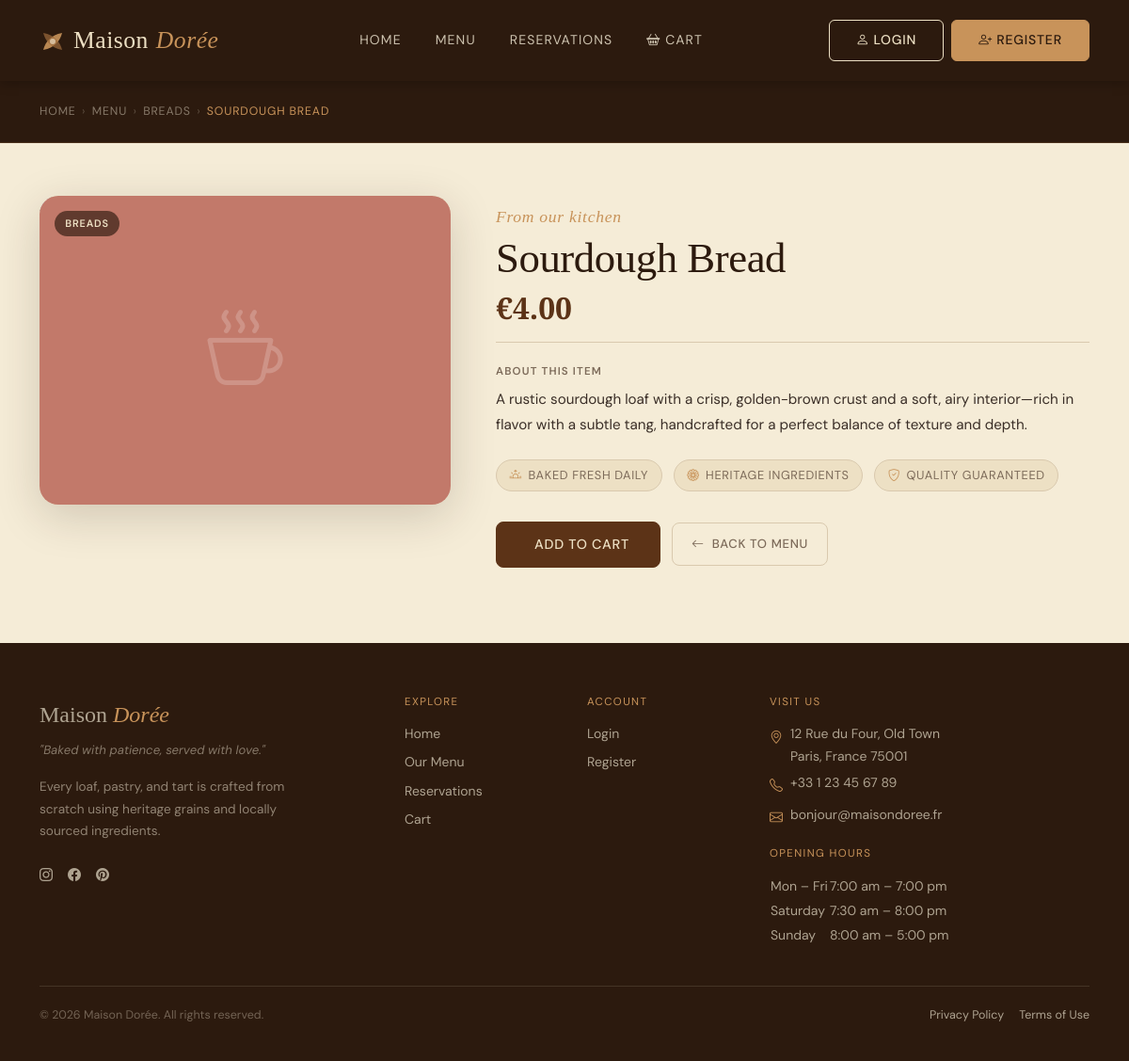
The page /product_details.php?id=25 on the database its author committed.
### tables this page shows
CREATE TABLE `products` (
  `id` int(11) NOT NULL,
  `category_id` int(11) DEFAULT NULL,
  `name` varchar(100) NOT NULL,
  `description` text DEFAULT NULL,
  `price` decimal(10,2) NOT NULL,
  `image_url` varchar(255) DEFAULT NULL
);

CREATE TABLE `categories` (
  `id` int(11) NOT NULL,
  `name` varchar(50) NOT NULL
);

### db_connect.php (called while the page is built, shortened)
<?php
function db(): PDO {
    static $pdo = null;
    $dsn = sprintf('mysql:host=%s;port=%s;dbname=%s;charset=%s', DB_HOST, DB_PORT, DB_NAME, DB_CHARSET);
    $options = [
        PDO::ATTR_ERRMODE            => PDO::ERRMODE_EXCEPTION,
        PDO::ATTR_DEFAULT_FETCH_MODE => PDO::FETCH_ASSOC,
        PDO::ATTR_EMULATE_PREPARES   => false,
    ];
    try {
        $pdo = new PDO($dsn, DB_USER, DB_PASS, $options);
    } catch (PDOException $e) {
        error_log($e->getMessage());
        exit('Connection failed.');
    }
    return $pdo;
}
function db_fetch_one(string $sql, array $params = []): ?array {
    $stmt = db()->prepare($sql);
    $stmt->execute($params);
    $row = $stmt->fetch();
    return $row !== false ? $row : null;
}
?>

### product_details.php (the view, shortened to what this page needs)
<?php
require_once __DIR__ . '/db_connect.php';
$productId = filter_input(INPUT_GET, 'id', FILTER_VALIDATE_INT, [
    'options' => ['min_range' => 1],
]);
$product = db_fetch_one(
    'SELECT
         p.id,
         p.name,
         p.description,
         p.price,
         p.image_url,
         c.id   AS category_id,
         c.name AS category_name
     FROM products p
     JOIN categories c ON c.id = p.category_id
    WHERE p.id = :id
    LIMIT 1',
    [':id' => $productId]
);
$price  = number_format((float) $product['price'], 2);
$swatchColors = ['#C8935A','#9C6B3C','#5C3317','#EDE0C4','#C2796A','#6B7A3C','#4A7A8A'];
$swatch = $swatchColors[$product['id'] % count($swatchColors)];
require_once __DIR__ . '/header.php';
?>
<section class="pd-hero" aria-label="Product breadcrumb">
    <div class="container">
        <nav aria-label="Breadcrumb" class="pd-breadcrumb">
            <a href="index.php">Home</a>
            <span aria-hidden="true">›</span>
            <a href="products.php">Menu</a>
            <?php if (!empty($product['category_name'])): ?>
                <span aria-hidden="true">›</span>
                <a href="products.php?category_id=<?= (int) $product['category_id'] ?>">
                    <?= htmlspecialchars($product['category_name']) ?>
                </a>
            <?php endif; ?>
            <span aria-hidden="true">›</span>
            <span aria-current="page"><?= htmlspecialchars($product['name']) ?></span>
        </nav>
    </div>
</section>
<section class="pd-section" aria-labelledby="pd-product-name">
    <div class="container">
        <div class="row g-5 align-items-start">
            <div class="col-12 col-lg-5">
                <div class="pd-image-wrap">
                    <div class="pd-image-swatch"
                         style="background-color:<?= $swatch ?>;"
                         aria-hidden="true">
                        <i class="bi bi-cup-hot pd-image-swatch__icon"></i>
                    </div>
                    <?php if (!empty($product['category_name'])): ?>
                        <span class="pd-image-badge">
                            <?= htmlspecialchars($product['category_name']) ?>
                        </span>
                    <?php endif; ?>
                </div>
            </div>
            <div class="col-12 col-lg-7">
                <div class="pd-details">
                    <span class="label-script">From our kitchen</span>
                    <h1 class="pd-details__name" id="pd-product-name">
                        <?= htmlspecialchars($product['name']) ?>
                    </h1>
                    <p class="pd-details__price" aria-label="Price: €<?= $price ?>">
                        €<?= $price ?>
                    </p>
                    <hr class="pd-divider">
                    <?php if (!empty($product['description'])): ?>
                        <div class="pd-details__desc">
                            <h2 class="pd-details__desc-label">About this item</h2>
                            <p><?= nl2br(htmlspecialchars($product['description'])) ?></p>
                        </div>
                    <?php else: ?>
                        <p class="pd-details__desc-empty">
                            No description available for this product yet.
                        </p>
                    <?php endif; ?>
                    <ul class="pd-trust" aria-label="Product highlights">
                        <li><i class="bi bi-sunrise" aria-hidden="true"></i> Baked fresh daily</li>
                        <li><i class="bi bi-flower1" aria-hidden="true"></i> Heritage ingredients</li>
                        <li><i class="bi bi-shield-check" aria-hidden="true"></i> Quality guaranteed</li>
                    </ul>
                    <div class="pd-actions">
                        <a
                            href="addtocart.php?id=<?= (int) $product['id'] ?>"
                            class="btn btn-primary btn-lg pd-actions__cart"
                            aria-label="Add <?= htmlspecialchars($product['name']) ?> to cart">
                            Add to Cart
                        </a>
                        <a
                            href="products.php<?= !empty($product['category_id']) ? '?category_id=' . (int)$product['category_id'] : '' ?>"
                            class="btn btn-ghost pd-actions__back">
                            <i class="bi bi-arrow-left me-1" aria-hidden="true"></i>
                            Back to Menu
                        </a>
                    </div>
                </div>
            </div>
        </div>
    </div>
</section>
<?php require_once __DIR__ . '/footer.php'; ?>

### style.css (style rules this page uses)
:root { --cafe-espresso: #2C1A0E; --cafe-coffee: #5C3317; --cafe-latte: #9C6B3C; --cafe-caramel: #C8935A; --cafe-cream: #F5ECD7; --cafe-parchment: #EDE0C4; --cafe-milk: #FAF6EF; --cafe-rose: #C2796A; --cafe-rose-light: #EBD5D0; --cafe-charcoal: #3A2E27; --cafe-muted: #7D6B5A; --cafe-border: #D9C9AE; --cafe-white: #FFFFFF; --bs-body-bg: var(--cafe-cream); --bs-body-color: var(--cafe-charcoal); --bs-body-font-family: 'DM Sans', sans-serif; --bs-body-font-size: 1rem; --bs-body-line-height: 1.7; --bs-border-color: var(--cafe-border); --bs-border-radius: 0.5rem; --bs-border-radius-lg: 0.75rem; --bs-border-radius-xl: 1.25rem; --bs-primary: var(--cafe-coffee); --bs-primary-rgb: 92, 51, 23; --bs-secondary: var(--cafe-latte); --bs-secondary-rgb: 156, 107, 60; --bs-success: #5C7A55; --bs-danger: var(--cafe-rose); --bs-warning: var(--cafe-caramel); --bs-light: var(--cafe-milk); --bs-dark: var(--cafe-espresso); --font-display: 'Cormorant Garamond', Georgia, serif; --font-body: 'DM Sans', system-ui, sans-serif; --shadow-sm: 0 1px 4px rgba(44, 26, 14, 0.10); --shadow-md: 0 4px 16px rgba(44, 26, 14, 0.12); --shadow-lg: 0 12px 40px rgba(44, 26, 14, 0.16); --transition-base: 0.25s ease; --transition-slow: 0.45s cubic-bezier(.4,0,.2,1); }
*, *::before, *::after { box-sizing: border-box; }
html { scroll-behavior: smooth; }
body { background-color: var(--cafe-cream); color: var(--cafe-charcoal); font-family: var(--font-body); font-size: 1rem; line-height: 1.7; }
h1, h2, h3, h4, h5, h6, .display-1, .display-2, .display-3, .display-4, .display-5, .display-6 { font-family: var(--font-display); font-weight: 400; line-height: 1.15; letter-spacing: -0.01em; color: var(--cafe-espresso); }
a { color: var(--cafe-latte); text-decoration: none; transition: color var(--transition-base); }
.label-script { display: block; font-family: var(--font-display); font-style: italic; font-size: 1.1rem; color: var(--cafe-caramel); letter-spacing: 0.04em; margin-bottom: 0.25rem; }
.btn { border-radius: 0.375rem; font-family: var(--font-body); font-size: 0.875rem; letter-spacing: 0.06em; text-transform: uppercase; font-weight: 500; padding: 0.65rem 1.75rem; transition: background-color var(--transition-base), border-color var(--transition-base), box-shadow var(--transition-base), transform var(--transition-base); }
.btn-primary { background-color: var(--cafe-coffee); border-color: var(--cafe-coffee); color: var(--cafe-parchment); }
.btn-ghost { background: transparent; border: 1px solid var(--cafe-border); color: var(--cafe-charcoal); }

### rows shown on the page
products: category.name "BREADS", name "SOURDOUGH BREAD", name "Sourdough Bread", price "4.00", description "A rustic sourdough loaf with a crisp, golden-brown crust and a soft, airy interior—rich in flavor with a subtle tang, handcrafted for a perfect balance of texture and depth."
